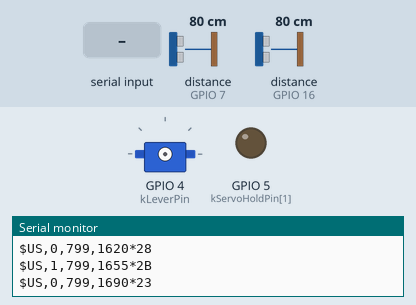
A program run on a simulated ESP32-S3. On the bench: servo, output pins drawn as LEDs (lit = HIGH), the last lines printed to the serial monitor. Wiring (inferred from the names in the program): 2 × ultrasonic range finder: trigger GPIO 6, echo GPIO 7 / trigger GPIO 15, echo GPIO 16. The inputs (shaded band) are chosen by the test bench; at power-on: distance to the obstacle (sensors on GPIO 7, GPIO 16) 80 cm. The echo pulse lasts 58.3 µs per cm; servo pulses on a pin are drawn as a servo (544–2400 µs = 0–180°); pins used as bus, display or sensor lines are not drawn.

Above: at 1.7 s.
1.8 s: "e\n" received over Serial
3.3 s: "c\n" received over Serial
At 4.2 s:
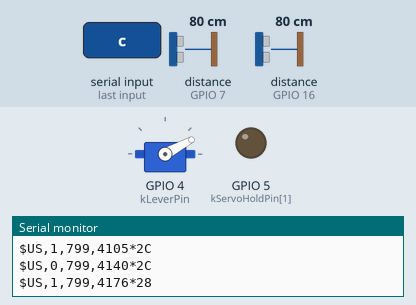
6.3 s: "f\n" received over Serial
At 6.54 s:
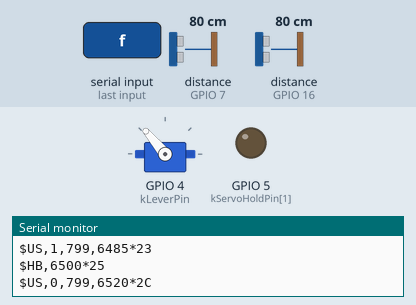
8.2 s: distance to the obstacle (sensor on GPIO 7) set to 4 cm
11.0 s: "x\n" received over Serial
Timing chart, 0 to 13.5 s (numbered marks = the images above; inputs shaded):
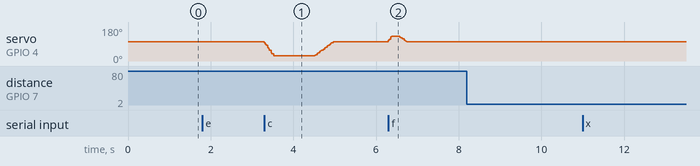

The program:

main.cpp
```cpp
// LIMO 화재 대응 ESP32 펌웨어 — 초음파 HC-SR04 × 2 (연기 모드 위치 추정·장애물) · 열화상 GY-MCU90640 · 레이더 HLK-LD2450 · 탁구공 발사대 레버 서보 (docs/wiring.md, include/launcher.h).
// 하나씩 차례로 트리거(10 µs 이상 HIGH, 데이터시트) → Echo HIGH 길이 = 왕복 시간 → 거리. 결과를 USB 시리얼 한 줄씩 (include/protocol.h).
#include <Arduino.h>

#include "config.h"
#if LF_LAUNCHER
#include "launcher.h"
#endif
#include "protocol.h"
#include "sensor_frames.h"

namespace {

uint8_t next_sonar = 0;
uint32_t next_slot_ms = 0, next_hb_ms = 0;
#if LF_THERMAL
frames::Thermal thermal;
char thermal_body[6000], thermal_line[6100];   // 768 점 × 최대 7 글자
#endif
#if LF_RADAR
frames::Radar radar;
#endif

void send(const char* body) {
  char line[128];
  const size_t n = frame_line(body, line, sizeof line);
  if (n) Serial.write(reinterpret_cast<const uint8_t*>(line), n);
}

#if LF_THERMAL
void send_thermal(uint32_t now) {
  int w = snprintf(thermal_body, sizeof thermal_body, "TH,%lu,%d", static_cast<unsigned long>(now), thermal.ambient_cC() / 10);
  for (int i = 0; i < frames::kThermalPoints && w > 0 && w < static_cast<int>(sizeof thermal_body) - 8; ++i)
    w += snprintf(thermal_body + w, sizeof thermal_body - w, ",%d", thermal.point_cC(i) / 10);
  const size_t n = frame_line(thermal_body, thermal_line, sizeof thermal_line);
  if (n) Serial.write(reinterpret_cast<const uint8_t*>(thermal_line), n);
}

#endif
#if LF_RADAR
void send_radar(uint32_t now) {
  char body[128];
  int w = snprintf(body, sizeof body, "RD,%lu", static_cast<unsigned long>(now));
  for (int t = 0; t < frames::kRadarTargets; ++t) {
    const frames::RadarTarget r = radar.target(t);
    w += snprintf(body + w, sizeof body - w, ",%d,%d,%d", r.x_mm, r.y_mm, r.v_cms);
  }
  send(body);
}
#endif

// 거리 mm, 메아리 없음·범위 밖 = 0
uint32_t measure(uint8_t i) {
  digitalWrite(kTrigPin[i], LOW);
  delayMicroseconds(2);
  digitalWrite(kTrigPin[i], HIGH);
  delayMicroseconds(10);   // 데이터시트: 10 µs 이상
  digitalWrite(kTrigPin[i], LOW);
  const uint32_t us = pulseIn(kEchoPin[i], HIGH, kEchoTimeoutUs);
  if (us == 0) return 0;
  const uint32_t mm = us * kSoundSpeedMmPerMs / 2000;   // 왕복 µs × mm/ms ÷ 2 ÷ 1000
  return (mm < kMinMm || mm > kMaxMm) ? 0 : mm;
}

#if LF_LAUNCHER
// 레버 서보 PWM: 50 Hz(20 ms), 14 비트 (Arduino-ESP32 2.x 는 채널 0 을 직접 고른다)
constexpr int kPwmFreq = 50, kPwmRes = 14;
bool pwm_attach(int pin) {
#if ESP_ARDUINO_VERSION_MAJOR >= 3
  return ledcAttach(pin, kPwmFreq, kPwmRes);
#else
  ledcSetup(0, kPwmFreq, kPwmRes);
  ledcAttachPin(pin, 0);
  return true;
#endif
}
void pwm_detach_low(int pin) {
#if ESP_ARDUINO_VERSION_MAJOR >= 3
  ledcDetach(pin);
#else
  ledcDetachPin(pin);
#endif
  pinMode(pin, OUTPUT);
  digitalWrite(pin, LOW);
}
void pwm_write_us(int pin, int us) {
  const uint32_t duty = static_cast<uint32_t>(static_cast<uint64_t>(us) * ((1u << kPwmRes) - 1) / 20000u);
#if ESP_ARDUINO_VERSION_MAJOR >= 3
  ledcWrite(pin, duty);
#else
  (void)pin;
  ledcWrite(0, duty);
#endif
}
launcher::Launcher launch({pwm_attach, pwm_detach_low, pwm_write_us, send});
char cmd_buf[32];
size_t cmd_len = 0;
bool cmd_overflow = false;

// 호스트 → ESP32 명령 줄 (발사대). 너무 긴 줄은 통째로 버린다
void read_commands() {
  while (Serial.available()) {
    const char ch = static_cast<char>(Serial.read());
    if (ch == '\n' || ch == '\r') {
      if (cmd_len && !cmd_overflow) { cmd_buf[cmd_len] = '\0'; launch.line(cmd_buf); }
      cmd_len = 0;
      cmd_overflow = false;
    } else if (cmd_len + 1 < sizeof cmd_buf) {
      cmd_buf[cmd_len++] = ch;
    } else {
      cmd_overflow = true;
    }
  }
}
#endif

}  // namespace

void setup() {
  for (uint8_t i = 0; i < kNumServoHold; ++i) {   // 서보 신호선을 맨 먼저 LOW 로 (떠 있으면 서보가 돎 — config.h)
    pinMode(kServoHoldPin[i], OUTPUT);
    digitalWrite(kServoHoldPin[i], LOW);
  }
  Serial.begin(kBaud);
  for (uint8_t i = 0; i < kNumSonar; ++i) {
    pinMode(kTrigPin[i], OUTPUT);
    digitalWrite(kTrigPin[i], LOW);
    pinMode(kEchoPin[i], INPUT);
  }
#if LF_THERMAL
  {
    Serial1.setRxBufferSize(4096);   // 프레임 1544 B 가 134 ms — 초음파 pulseIn(최대 25 ms) 동안 쌓이는 걸 받는다
    Serial1.begin(kThermalBaud, SERIAL_8N1, kThermalRxPin, kThermalTxPin);
    delay(500);
    const uint8_t auto_mode[4] = {0xA5, 0x35, 0x02, 0xDC};   // 자동(연속) 출력, flash 저장은 안 함 (매뉴얼)
    Serial1.write(auto_mode, 4);
  }
#endif
#if LF_RADAR
  Serial2.setRxBufferSize(1024);
  Serial2.begin(kRadarBaud, SERIAL_8N1, kRadarRxPin, kRadarTxPin);
#endif
  next_slot_ms = next_hb_ms = millis();
#if LF_LAUNCHER
  launch.boot();   // $LA,boot — 다리가 칩이 다시 켜진 것(레버 꺼짐)을 안다
#endif
}

void loop() {
  const uint32_t now = millis();
#if LF_LAUNCHER
  read_commands();
  launch.update(now);
#endif
#if LF_THERMAL
  while (Serial1.available()) if (thermal.push(Serial1.read())) send_thermal(now);
#endif
#if LF_RADAR
  while (Serial2.available()) if (radar.push(Serial2.read())) send_radar(now);
#endif
  if (LF_SONAR && static_cast<int32_t>(now - next_slot_ms) >= 0) {
    // 열화상 줄을 쓰느라 늦어졌으면 몰아 쏘지 않고 한 칸만 건너뛴다(센서 사이 간격 kSlotMs 를 지킨다)
    next_slot_ms = (static_cast<int32_t>(now - next_slot_ms) > static_cast<int32_t>(kSlotMs)) ? now + kSlotMs : next_slot_ms + kSlotMs;
    const uint32_t mm = measure(next_sonar);
    char body[40];
    snprintf(body, sizeof body, "US,%u,%lu,%lu", next_sonar, static_cast<unsigned long>(mm), static_cast<unsigned long>(now));
    send(body);
    next_sonar = (next_sonar + 1) % kNumSonar;
  }
  if (static_cast<int32_t>(now - next_hb_ms) >= 0) {
    next_hb_ms += kHeartbeatMs;
    char body[24];
    snprintf(body, sizeof body, "HB,%lu", static_cast<unsigned long>(now));
    send(body);
  }
}
```

launcher.h
```cpp
// 탁구공 발사대 레버 서보(GPIO 4) — 센서를 읽는 loop() 를 막지 않게 한 걸음(20 ms)씩 움직인다.
// 각도 서보는 쓰지 않는다(발사대 각은 기구로 15° 고정, GPIO 5 는 늘 LOW — config.h).
//
// 명령 (호스트 → ESP32, 글자 한 줄. 사람이 시리얼 모니터에서 쳐도 됨)
//   e  레버 PWM 켜기(쉼 자리로)   x  끄기(핀 LOW, 움직이던 것도 멈추고 쌓인 명령 버림 — 늘 바로 들음)
//   c  장전   f  발사   s  장전 + 발사   h  쉼 자리로   l<0..180>  레버 서보 각(각 찾을 때)   ?  상태
// 응답 (ESP32 → 호스트, 센서 줄과 같은 $ 틀 + 체크섬 — protocol.h. 여기서는 몸통만 만든다)
//   LA,boot  LA,on  LA,off  LA,cocked  LA,fired  LA,home  LA,lever,<각>  LA,state,<각>,<on|off>,<busy 0|1>
//   LA,blocked,off (꺼진 채 움직임 명령)  LA,error,busy (쌓을 자리 넘침)  LA,error,bad (모르는 명령·범위 밖)
//   s 는 LA,cocked 다음 LA,fired. 움직이는 명령은 끝났을 때 응답한다(움직임 자체는 재지 않음).
// 움직이는 동안 들어온 명령은 4 개까지 쌓았다가 차례로 실행한다.
// 하드웨어는 Hw 로만 만진다 — 호스트 시험(test/test_launcher.cpp)이 가짜 Hw 로 같은 코드를 돌린다.
#pragma once
#include <math.h>
#include <stdint.h>
#include <stdio.h>
#include <stdlib.h>
#include <string.h>

#include "config.h"

namespace launcher {

struct Hw {
  bool (*attach)(int pin);              // PWM 켜기 (50 Hz)
  void (*detach_low)(int pin);          // PWM 끄고 핀 LOW
  void (*write_us)(int pin, int us);    // 펄스 폭
  void (*say)(const char* body);        // 응답 몸통 하나 ("LA,..." — 틀·체크섬은 Hw 가 씌움)
};

constexpr int kUsMin = 500, kUsMax = 2500;
constexpr uint32_t kStepMs = 20;        // 서보 한 걸음 = PWM 한 주기

class Launcher {
 public:
  explicit Launcher(const Hw& hw) : hw_(hw) {}

  bool busy() const { return n_ > 0; }
  float lever() const { return lever_; }
  bool on() const { return on_; }

  void boot() { hw_.say("LA,boot"); }

  // 한 줄 받기. 움직이는 중이면 쌓아 둔다(x 는 바로)
  void line(const char* raw) {
    char cmd[kLineMax];
    trim(raw, cmd);
    if (!cmd[0]) return;
    if (strcmp(cmd, "x") == 0) { n_ = head_ = 0; nq_ = 0; run(cmd); return; }
    if (busy() || nq_) {
      if (nq_ == kQueueMax) { hw_.say("LA,error,busy"); return; }
      memcpy(queue_[(qh_ + nq_) % kQueueMax], cmd, kLineMax);
      ++nq_;
      return;
    }
    run(cmd);
  }

  // loop() 마다
  void update(uint32_t now) {
    while (true) {
      if (!busy()) {
        if (!nq_) return;
        char cmd[kLineMax];
        memcpy(cmd, queue_[qh_], kLineMax);
        qh_ = (qh_ + 1) % kQueueMax;
        --nq_;
        run(cmd);
        continue;
      }
      Step& s = steps_[head_];
      if (s.kind == Step::kSay) { hw_.say(s.text); pop(); continue; }
      if (s.kind == Step::kWait) {
        if (!s.started) { s.started = true; s.t0 = now; }
        if (static_cast<int32_t>(now - s.t0) < static_cast<int32_t>(s.ms)) return;
        pop(); continue;
      }
      // kMove: 20 ms 마다 deg_per_s × 0.02 씩
      if (!s.started) { s.started = true; s.t0 = now - kStepMs; }
      if (static_cast<int32_t>(now - s.t0) < static_cast<int32_t>(kStepMs)) return;
      s.t0 += kStepMs;
      if (static_cast<int32_t>(now - s.t0) > static_cast<int32_t>(kStepMs)) s.t0 = now;   // 늦었으면 몰아 걷지 않음(속도 제한 지킴)
      const float step = s.deg_per_s * kStepMs * 0.001f, d = s.target - lever_;
      lever_ += fabsf(d) <= step ? d : (d > 0 ? step : -step);
      write_deg(lever_);
      if (fabsf(s.target - lever_) <= 0.01f) { lever_ = s.target; pop(); continue; }
      return;
    }
  }

 private:
  static constexpr int kLineMax = 16, kQueueMax = 4, kStepsMax = 12;
  struct Step {
    enum Kind : uint8_t { kMove, kWait, kSay } kind;
    float target, deg_per_s;
    uint32_t ms;
    const char* text;
    bool started;
    uint32_t t0;
  };

  static void trim(const char* in, char* out) {
    while (*in == ' ' || *in == '\t') ++in;
    size_t n = strnlen(in, kLineMax - 1);
    while (n && (in[n - 1] == ' ' || in[n - 1] == '\t' || in[n - 1] == '\r')) --n;
    memcpy(out, in, n);
    out[n] = '\0';
  }
  static bool number(const char* s, float& v) {
    if (!s[0]) return false;
    char* end = nullptr;
    v = strtof(s, &end);
    return end != s && *end == '\0' && isfinite(v);
  }

  void write_deg(float deg) {
    deg = deg < 0 ? 0 : (deg > kLeverTravelDeg ? kLeverTravelDeg : deg);
    hw_.write_us(kLeverPin, kUsMin + static_cast<int>((kUsMax - kUsMin) * deg / kLeverTravelDeg + 0.5f));
  }

  void push(Step s) {
    if (head_ + n_ >= kStepsMax) return;   // 명령 하나가 넣는 걸음은 9 개 이하(s) — 넘칠 일 없음(시험이 확인)
    s.started = false;
    steps_[head_ + n_++] = s;
  }
  void pop() {
    ++head_;
    if (--n_ == 0) head_ = 0;
  }
  void move(float target, float deg_per_s) { push({Step::kMove, target, deg_per_s, 0, nullptr, false, 0}); }
  void wait(uint32_t ms) { push({Step::kWait, 0, 0, ms, nullptr, false, 0}); }
  void say(const char* t) { push({Step::kSay, 0, 0, 0, t, false, 0}); }

  // 장전: 장전 각까지 빠르게 → 끝에서 버팀(걸쇠가 내려앉을 시간) → 쉼 자리로 천천히 → 공 자리 잡기
  void cock_steps() {
    move(kLeverCock, kLeverCockDegPerS);
    wait(kCockHoldMs);
    move(kLeverRest, kLeverReturnDegPerS);
    wait(kCockSettleMs);
    say("LA,cocked");
  }
  // 발사: 손가락이 걸쇠 꼬리를 눌러 풀고 쉼 자리로
  void fire_steps() {
    move(kLeverFire, kLeverCockDegPerS);
    wait(kFireHoldMs);
    move(kLeverRest, kLeverReturnDegPerS);
    say("LA,fired");
  }

  void run(const char* cmd) {
    float v = 0;
    switch (cmd[0]) {
      case 'e':
        if (cmd[1]) { hw_.say("LA,error,bad"); break; }
        if (!on_) {
          if (!hw_.attach(kLeverPin)) { hw_.say("LA,error,attach"); break; }
          on_ = true;
          write_deg(lever_);   // 켤 때 기록된 자리(처음엔 쉼)로
        }
        hw_.say("LA,on");
        break;
      case 'x':
        if (on_) hw_.detach_low(kLeverPin);
        on_ = false;
        hw_.say("LA,off");
        break;
      case 'c': case 'f': case 's': case 'h':
        if (cmd[1]) { hw_.say("LA,error,bad"); break; }
        if (!on_) { hw_.say("LA,blocked,off"); break; }
        if (cmd[0] == 'c' || cmd[0] == 's') cock_steps();
        if (cmd[0] == 'f' || cmd[0] == 's') fire_steps();
        if (cmd[0] == 'h') { move(kLeverRest, kLeverReturnDegPerS); say("LA,home"); }
        break;
      case 'l':
        if (!number(cmd + 1, v) || v < 0 || v > kLeverTravelDeg) { hw_.say("LA,error,bad"); break; }
        if (!on_) { hw_.say("LA,blocked,off"); break; }
        move(v, kLeverManualDegPerS);
        snprintf(lever_reply_, sizeof lever_reply_, "LA,lever,%.1f", v);
        say(lever_reply_);
        break;
      case '?': {
        char out[48];
        snprintf(out, sizeof out, "LA,state,%.1f,%s,%d", lever_, on_ ? "on" : "off", busy() ? 1 : 0);
        hw_.say(out);
        break;
      }
      default: hw_.say("LA,error,bad"); break;
    }
  }

  const Hw hw_;
  Step steps_[kStepsMax];
  int head_ = 0, n_ = 0;
  char queue_[kQueueMax][kLineMax];
  int qh_ = 0, nq_ = 0;
  char lever_reply_[24];   // say() 가 나중에 읽으므로 명령 동안 살아 있어야 함
  float lever_ = kLeverRest;
  bool on_ = false;
};

}  // namespace launcher
```

protocol.h
```cpp
// ESP32 → PC 시리얼 줄 형식 (README "시리얼 형식"). 브리지(limo_fire_esp32_bridge protocol.hpp)와 같아야 한다.
//   $<종류>,<필드>,...*<XOR 체크섬 16 진 2 자리>\r\n   — 체크섬 = '$' 와 '*' 사이 글자의 XOR (NMEA 0183 꼴)
//   $US,<번호>,<mm>,<ms>    초음파 번호(0 부터) 거리(mm, 0 = 메아리 없음) ESP32 시각(ms)
//   $TH,<ms>,<ta>,<t1>,…,<t768>  열화상: 모듈 온도 ta, 768 점(32×24, 행 먼저: 1 행 왼→오 … 24 행), 모두 0.1 °C 정수. 약 4 Hz
//   $RD,<ms>,x1,y1,v1,x2,y2,v2,x3,y3,v3  레이더 표적 3 개(없으면 0,0,0): x 오른쪽 + · y 앞 (mm), v cm/s (LD2450 원본 부호). 약 10 Hz
//   $HB,<ms>                살아 있음
#pragma once
#include <stdint.h>
#include <stdio.h>
#include <string.h>

inline uint8_t nmea_checksum(const char* body, size_t n) {
  uint8_t c = 0;
  for (size_t i = 0; i < n; ++i) c ^= static_cast<uint8_t>(body[i]);
  return c;
}

// body("US,0,1234,5678") → out("$US,0,1234,5678*4F\r\n"). 돌려주는 값 = 길이, 버퍼가 모자라면 0
inline size_t frame_line(const char* body, char* out, size_t cap) {
  const size_t n = strlen(body);
  if (n + 7 > cap) return 0;
  const int w = snprintf(out, cap, "$%s*%02X\r\n", body, nmea_checksum(body, n));
  return w > 0 ? static_cast<size_t>(w) : 0;
}
```

sensor_frames.h
```cpp
// 열화상 GY-MCU90640 · 레이더 HLK-LD2450 모듈 UART 프레임 조립·검사. Arduino 의존 없음(호스트에서 test/ 로 시험).
// 근거: firmware/sensor_check/{thermal_gymcu90640,radar_ld2450} 의 단독 시험(2026-11-11)과 두 모듈 매뉴얼.
//   열화상: 115200 8N1, 프레임 1544 B = 5A 5A 02 06 | 768 점 × int16 (°C×100, 작은 바이트 먼저) | 모듈 온도 int16 | 체크섬(앞 771 워드의 16 bit 합)
//   레이더: 256000 8N1, 프레임 30 B = AA FF 03 00 | 표적 3 × 8 B (x·y mm, 속도 cm/s, 거리 해상도 mm) | 55 CC
//           x·y·속도는 int16 이 아니라 "맨 윗비트 1 = 양수, 0 = 음수, 나머지 15 비트 = 크기"
#pragma once
#include <stdint.h>

namespace frames {

// 바이트를 하나씩 먹여 프레임 머리를 맞추고 길이를 채운다. 다 차면 push 가 true.
template <int N, int H>
struct Assembler {
  uint8_t buf[N];
  int n = 0;
  const uint8_t* head;
  explicit Assembler(const uint8_t* h) : head(h) {}
  bool push(uint8_t b) {
    if (n < H) {
      if (b == head[n]) { buf[n++] = b; return false; }
      // 머리가 어긋남: 지금까지 받은 것 + b 의 꼬리 중 머리의 앞부분과 같은 가장 긴 것으로 다시 맞춘다
      uint8_t t[H + 1];
      for (int i = 0; i < n; ++i) t[i] = buf[i];
      t[n] = b;
      const int len = n + 1;
      for (int k = (len < H ? len : H - 1); k > 0; --k) {
        bool same = true;
        for (int i = 0; i < k; ++i) if (t[len - k + i] != head[i]) { same = false; break; }
        if (same) { for (int i = 0; i < k; ++i) buf[i] = head[i]; n = k; return false; }
      }
      n = 0;
      return false;
    }
    buf[n++] = b;
    if (n < N) return false;
    n = 0;
    return true;
  }
};

constexpr int kThermalBytes = 1544, kThermalPoints = 768;
constexpr int kRadarBytes = 30, kRadarTargets = 3;

inline int16_t le16(const uint8_t* p) { return static_cast<int16_t>(static_cast<uint16_t>(p[0] | (p[1] << 8))); }

struct Thermal {
  static constexpr uint8_t kHead[4] = {0x5A, 0x5A, 0x02, 0x06};
  Assembler<kThermalBytes, 4> a{kHead};
  uint32_t ok = 0, bad = 0;
  // 프레임이 다 찼고 체크섬이 맞으면 true (틀리면 bad 만 센다)
  bool push(uint8_t b) {
    if (!a.push(b)) return false;
    uint16_t sum = 0;
    for (int i = 0; i < kThermalBytes - 2; i += 2) sum += static_cast<uint16_t>(a.buf[i] | (a.buf[i + 1] << 8));
    if (sum != static_cast<uint16_t>(a.buf[kThermalBytes - 2] | (a.buf[kThermalBytes - 1] << 8))) { ++bad; return false; }
    ++ok;
    return true;
  }
  int16_t point_cC(int i) const { return le16(a.buf + 4 + 2 * i); }       // 0.01 °C
  int16_t ambient_cC() const { return le16(a.buf + kThermalBytes - 4); }  // 모듈 자체 온도, 0.01 °C
};

struct RadarTarget {
  int x_mm = 0, y_mm = 0, v_cms = 0;
  bool none = true;
};

inline int radar_signed(uint16_t raw) { return (raw & 0x8000) ? static_cast<int>(raw & 0x7FFF) : -static_cast<int>(raw & 0x7FFF); }

struct Radar {
  static constexpr uint8_t kHead[4] = {0xAA, 0xFF, 0x03, 0x00};
  Assembler<kRadarBytes, 4> a{kHead};
  uint32_t ok = 0, bad = 0;
  bool push(uint8_t b) {
    if (!a.push(b)) return false;
    if (a.buf[28] != 0x55 || a.buf[29] != 0xCC) { ++bad; return false; }
    ++ok;
    return true;
  }
  RadarTarget target(int t) const {
    const uint8_t* p = a.buf + 4 + 8 * t;
    const uint16_t rx = static_cast<uint16_t>(p[0] | (p[1] << 8)), ry = static_cast<uint16_t>(p[2] | (p[3] << 8)),
                   rv = static_cast<uint16_t>(p[4] | (p[5] << 8));
    RadarTarget r;
    if (rx == 0 && ry == 0) return r;   // 없는 표적
    r.none = false;
    r.x_mm = radar_signed(rx);
    r.y_mm = radar_signed(ry);
    r.v_cms = radar_signed(rv);
    return r;
  }
};

}  // namespace frames
```

Source omitted: config.h (3172 bytes)

Measured:
- after the input at 6.3 s, servo on GPIO 4 (kLeverPin): rises from 103° to 130° in 0.08 s, then falls to 103° in 0.36 s
